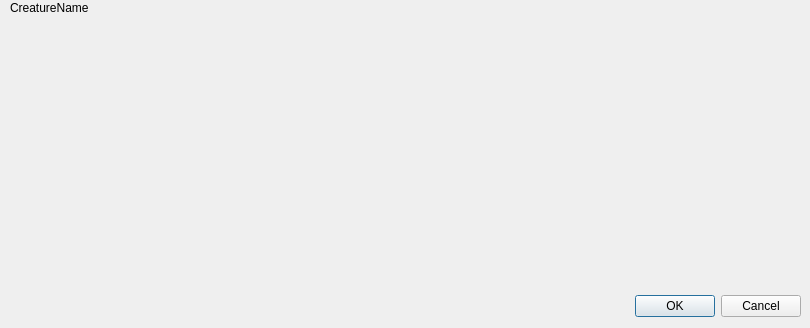
<?xml version="1.0" encoding="UTF-8"?>
<ui version="4.0">
 <class>CreatureLootSimulator</class>
 <widget class="QDialog" name="CreatureLootSimulator">
  <property name="geometry">
   <rect>
    <x>0</x>
    <y>0</y>
    <width>810</width>
    <height>328</height>
   </rect>
  </property>
  <property name="windowTitle">
   <string>Dialog</string>
  </property>
  <widget class="QDialogButtonBox" name="buttonBox">
   <property name="geometry">
    <rect>
     <x>460</x>
     <y>290</y>
     <width>341</width>
     <height>32</height>
    </rect>
   </property>
   <property name="orientation">
    <enum>Qt::Horizontal</enum>
   </property>
   <property name="standardButtons">
    <set>QDialogButtonBox::Cancel|QDialogButtonBox::Ok</set>
   </property>
  </widget>
  <widget class="QLabel" name="label">
   <property name="geometry">
    <rect>
     <x>10</x>
     <y>0</y>
     <width>191</width>
     <height>16</height>
    </rect>
   </property>
   <property name="text">
    <string>CreatureName</string>
   </property>
  </widget>
 </widget>
 <resources/>
 <connections>
  <connection>
   <sender>buttonBox</sender>
   <signal>accepted()</signal>
   <receiver>CreatureLootSimulator</receiver>
   <slot>accept()</slot>
   <hints>
    <hint type="sourcelabel">
     <x>248</x>
     <y>254</y>
    </hint>
    <hint type="destinationlabel">
     <x>157</x>
     <y>274</y>
    </hint>
   </hints>
  </connection>
  <connection>
   <sender>buttonBox</sender>
   <signal>rejected()</signal>
   <receiver>CreatureLootSimulator</receiver>
   <slot>reject()</slot>
   <hints>
    <hint type="sourcelabel">
     <x>316</x>
     <y>260</y>
    </hint>
    <hint type="destinationlabel">
     <x>286</x>
     <y>274</y>
    </hint>
   </hints>
  </connection>
 </connections>
</ui>
